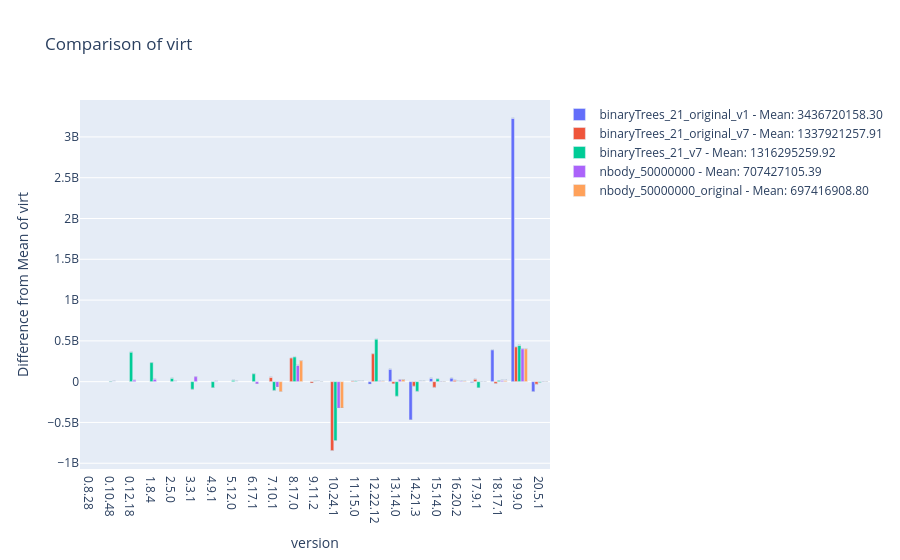

Notebook source saved alongside this figure:
### Code cell
language = "js"
x_data = "version"
y_data = "virt"
color_data = "path"
type = "barTop"
diff = True

df = from_CSVfiles("top", norm=False)


if type == "barTop": df = df.groupby([x_data,color_data], sort=False)[[y_data]].mean().reset_index()
if type == "lineTop": df = df.groupby([x_data,color_data], sort=False)[[y_data]].mean().reset_index()

mean_per_program = df.groupby(color_data)[y_data].mean()
max_per_program = df.groupby(color_data)[y_data].idxmax()
max_energy_df = df.loc[max_per_program, [color_data, x_data, y_data]]
display(max_energy_df)
min_per_program = df.groupby(color_data)[y_data].idxmin()
min_energy_df = df.loc[min_per_program, [color_data, x_data, y_data]]
display(min_energy_df)
df['DifferenceFromMean'] = df.apply(lambda row: row[y_data] - mean_per_program[row[color_data]], axis=1)

# Create grouped bar traces for each program
bar_traces = []
for program in df[color_data].unique():
    program_df = df[df[color_data] == program]
    mean = mean_per_program[program]
    program_df['Difference'] = program_df[y_data].diff()
    program_df['Percentage_Difference'] = program_df[y_data].pct_change()*100
    program_df['Percentage_DifferenceFromMean'] = program_df.apply(lambda row: 0 if (mean == 0) else 100 * (row["DifferenceFromMean"] / mean), axis=1)
    hover_texts = [custom_hover(program, x, y, mean, diff, percent_diff) for x, y, diff, percent_diff in zip(program_df[x_data], program_df['DifferenceFromMean'],program_df['Difference'],program_df['Percentage_Difference'])]
    if diff:
        min = program_df[program_df['Difference'] == program_df['Difference'].min()]
        max = program_df[program_df['Difference'] == program_df['Difference'].max()]
        bar_trace = go.Bar(x=program_df[x_data], y=program_df['Difference'],
                            name=f'{program} - Mean: { format(mean_per_program[program], ".2f")}',
                            hovertemplate=hover_texts,
                            text=program_df["Percentage_Difference"])
    else:
        min = program_df[program_df['DifferenceFromMean'] == program_df['DifferenceFromMean'].min()]
        max = program_df[program_df['DifferenceFromMean'] == program_df['DifferenceFromMean'].max()]
        bar_trace = go.Bar(x=program_df[x_data], y=program_df['DifferenceFromMean'],
                           name=f'{program} - Mean: { format(mean_per_program[program], ".2f")}',
                           hovertemplate=hover_texts,
                           text=program_df["Percentage_DifferenceFromMean"])
    
    bar_traces.append(bar_trace)
    # bar_traces.append(median_trace)

layout = go.Layout(title='Comparison of ' + y_data,
                       xaxis=dict(title=x_data),
                       yaxis=dict(title='Difference from Mean of ' + y_data, zeroline=False))
        
fig = go.Figure(data=bar_traces, layout=layout)
if language == 'js': fig.update_xaxes(categoryorder='array', categoryarray= ['0.8.28', '0.10.48', '0.12.18', '1.8.4', '2.5.0', '3.3.1', '4.9.1', '5.12.0', '6.17.1', '7.10.1', '8.17.0', '9.11.2', '10.24.1', '11.15.0', '12.22.12', '13.14.0', '14.21.3', '15.14.0', '16.20.2', '17.9.1', '18.17.1', '19.9.0', '20.5.1'])

# for _, row in max_energy_df.iterrows():
#     fig.add_annotation(
#         text=f"Max: {row[y_data]} ({row[color_data]} {row[x_data]})",
#         x=row[x_data],
#         y=row[y_data],
#     )

fig.show()

### Figure 1 — Plotly figure (JSON) as saved in the notebook; plotly's stock layout.template omitted (floating-point values rounded to 4 significant figures)
{"data": [{"hovertemplate": ["Version: 11.15.0<br>Program: binaryTrees_21_original_v1<br><b><i>Percentage Difference:</i> nan%</b><br>Difference: nan<br><b><i>Percentage Difference from Mean:</i> -16.18%</b><br>Difference From Mean: -556072045.07<br>Mean: 3436720158.30<br>", "Version: 12.22.12<br>Program: binaryTrees_21_original_v1<br><b><i>Percentage Difference:</i> -1.04%</b><br>Difference: -29923249.23<br><b><i>Percentage Difference from Mean:</i> -17.05%</b><br>Difference From Mean: -585995294.30<br>Mean: 3436720158.30<br>", "Version: 13.14.0<br>Program: binaryTrees_21_original_v1<br><b><i>Percentage Difference:</i> 5.26%</b><br>Difference: 150078805.33<br><b><i>Percentage Difference from Mean:</i> -12.68%</b><br>Difference From Mean: -435916488.97<br>Mean: 3436720158.30<br>", "Version: 14.21.3<br>Program: binaryTrees_21_original_v1<br><b><i>Percentage Difference:</i> -15.58%</b><br>Difference: -467534165.33<br><b><i>Percentage Difference from Mean:</i> -26.29%</b><br>Difference From Mean: -903450654.30<br>Mean: 3436720158.30<br>", "Version: 15.14.0<br>Program: binaryTrees_21_original_v1<br><b><i>Percentage Difference:</i> 1.53%</b><br>Difference: 38638498.91<br><b><i>Percentage Difference from Mean:</i> -25.16%</b><br>Difference From Mean: -864812155.39<br>Mean: 3436720158.30<br>", "Version: 16.20.2<br>Program: binaryTrees_21_original_v1<br><b><i>Percentage Difference:</i> 1.63%</b><br>Difference: 41917711.18<br><b><i>Percentage Difference from Mean:</i> -23.94%</b><br>Difference From Mean: -822894444.22<br>Mean: 3436720158.30<br>", "Version: 17.9.1<br>Program: binaryTrees_21_original_v1<br><b><i>Percentage Difference:</i> -0.35%</b><br>Difference: -9110750.61<br><b><i>Percentage Difference from Mean:</i> -24.21%</b><br>Difference From Mean: -832005194.83<br>Mean: 3436720158.30<br>", "Version: 18.17.1<br>Program: binaryTrees_21_original_v1<br><b><i>Percentage Difference:</i> 14.92%</b><br>Difference: 388696449.86<br><b><i>Percentage Difference from Mean:</i> -12.90%</b><br>Difference From Mean: -443308744.97<br>Mean: 3436720158.30<br>", "Version: 19.9.0<br>Program: binaryTrees_21_original_v1<br><b><i>Percentage Difference:</i> 107.78%</b><br>Difference: 3226324650.67<br><b><i>Percentage Difference from Mean:</i> 80.98%</b><br>Difference From Mean: 2783015905.70<br>Mean: 3436720158.30<br>", "Version: 20.5.1<br>Program: binaryTrees_21_original_v1<br><b><i>Percentage Difference:</i> -1.95%</b><br>Difference: -121576789.33<br><b><i>Percentage Difference from Mean:</i> 77.44%</b><br>Difference From Mean: 2661439116.36<br>Mean: 3436720158.30<br>"], "name": "binaryTrees_21_original_v1 - Mean: 3436720158.30", "text": [null, -1.039, 5.265, -15.58, 1.525, 1.63, -0.3486, 14.92, 107.8, -1.955], "type": "bar", "x": ["11.15.0", "12.22.12", "13.14.0", "14.21.3", "15.14.0", "16.20.2", "17.9.1", "18.17.1", "19.9.0", "20.5.1"], "y": [null, -29920000.0, 150100000.0, -467500000.0, 38640000.0, 41920000.0, -9111000.0, 388700000.0, 3226000000.0, -121600000.0]}, {"hovertemplate": ["Version: 6.17.1<br>Program: binaryTrees_21_original_v7<br><b><i>Percentage Difference:</i> nan%</b><br>Difference: nan<br><b><i>Percentage Difference from Mean:</i> 9.59%</b><br>Difference From Mean: 128352078.97<br>Mean: 1337921257.91<br>", "Version: 7.10.1<br>Program: binaryTrees_21_original_v7<br><b><i>Percentage Difference:</i> 3.45%</b><br>Difference: 50546915.56<br><b><i>Percentage Difference from Mean:</i> 13.37%</b><br>Difference From Mean: 178898994.53<br>Mean: 1337921257.91<br>", "Version: 8.17.0<br>Program: binaryTrees_21_original_v7<br><b><i>Percentage Difference:</i> 19.10%</b><br>Difference: 289742714.14<br><b><i>Percentage Difference from Mean:</i> 35.03%</b><br>Difference From Mean: 468641708.67<br>Mean: 1337921257.91<br>", "Version: 9.11.2<br>Program: binaryTrees_21_original_v7<br><b><i>Percentage Difference:</i> -0.94%</b><br>Difference: -16935273.41<br><b><i>Percentage Difference from Mean:</i> 33.76%</b><br>Difference From Mean: 451706435.26<br>Mean: 1337921257.91<br>", "Version: 10.24.1<br>Program: binaryTrees_21_original_v7<br><b><i>Percentage Difference:</i> -47.19%</b><br>Difference: -844493522.82<br><b><i>Percentage Difference from Mean:</i> -29.36%</b><br>Difference From Mean: -392787087.56<br>Mean: 1337921257.91<br>", "Version: 11.15.0<br>Program: binaryTrees_21_original_v7<br><b><i>Percentage Difference:</i> 0.83%</b><br>Difference: 7854682.35<br><b><i>Percentage Difference from Mean:</i> -28.77%</b><br>Difference From Mean: -384932405.21<br>Mean: 1337921257.91<br>", "Version: 12.22.12<br>Program: binaryTrees_21_original_v7<br><b><i>Percentage Difference:</i> 35.82%</b><br>Difference: 341341295.87<br><b><i>Percentage Difference from Mean:</i> -3.26%</b><br>Difference From Mean: -43591109.34<br>Mean: 1337921257.91<br>", "Version: 13.14.0<br>Program: binaryTrees_21_original_v7<br><b><i>Percentage Difference:</i> -1.97%</b><br>Difference: -25515739.43<br><b><i>Percentage Difference from Mean:</i> -5.17%</b><br>Difference From Mean: -69106848.77<br>Mean: 1337921257.91<br>", "Version: 14.21.3<br>Program: binaryTrees_21_original_v7<br><b><i>Percentage Difference:</i> -4.33%</b><br>Difference: -54953340.34<br><b><i>Percentage Difference from Mean:</i> -9.27%</b><br>Difference From Mean: -124060189.11<br>Mean: 1337921257.91<br>", "Version: 15.14.0<br>Program: binaryTrees_21_original_v7<br><b><i>Percentage Difference:</i> -5.69%</b><br>Difference: -69040186.51<br><b><i>Percentage Difference from Mean:</i> -14.43%</b><br>Difference From Mean: -193100375.63<br>Mean: 1337921257.91<br>", "Version: 16.20.2<br>Program: binaryTrees_21_original_v7<br><b><i>Percentage Difference:</i> 1.35%</b><br>Difference: 15432930.08<br><b><i>Percentage Difference from Mean:</i> -13.28%</b><br>Difference From Mean: -177667445.55<br>Mean: 1337921257.91<br>", "Version: 17.9.1<br>Program: binaryTrees_21_original_v7<br><b><i>Percentage Difference:</i> 2.45%</b><br>Difference: 28464156.33<br><b><i>Percentage Difference from Mean:</i> -11.15%</b><br>Difference From Mean: -149203289.22<br>Mean: 1337921257.91<br>", "Version: 18.17.1<br>Program: binaryTrees_21_original_v7<br><b><i>Percentage Difference:</i> -1.85%</b><br>Difference: -21959218.38<br><b><i>Percentage Difference from Mean:</i> -12.79%</b><br>Difference From Mean: -171162507.60<br>Mean: 1337921257.91<br>", "Version: 19.9.0<br>Program: binaryTrees_21_original_v7<br><b><i>Percentage Difference:</i> 36.46%</b><br>Difference: 425374003.97<br><b><i>Percentage Difference from Mean:</i> 19.00%</b><br>Difference From Mean: 254211496.37<br>Mean: 1337921257.91<br>", "Version: 20.5.1<br>Program: binaryTrees_21_original_v7<br><b><i>Percentage Difference:</i> -1.91%</b><br>Difference: -30410952.18<br><b><i>Percentage Difference from Mean:</i> 16.73%</b><br>Difference From Mean: 223800544.19<br>Mean: 1337921257.91<br>"], "name": "binaryTrees_21_original_v7 - Mean: 1337921257.91", "text": [null, 3.447, 19.1, -0.9374, -47.19, 0.8311, 35.82, -1.971, -4.331, -5.688, 1.348, 2.453, -1.847, 36.46, -1.91], "type": "bar", "x": ["6.17.1", "7.10.1", "8.17.0", "9.11.2", "10.24.1", "11.15.0", "12.22.12", "13.14.0", "14.21.3", "15.14.0", "16.20.2", "17.9.1", "18.17.1", "19.9.0", "20.5.1"], "y": [null, 50550000.0, 289700000.0, -16940000.0, -844500000.0, 7855000.0, 341300000.0, -25520000.0, -54950000.0, -69040000.0, 15430000.0, 28460000.0, -21960000.0, 425400000.0, -30410000.0]}, {"hovertemplate": ["Version: 0.8.28<br>Program: binaryTrees_21_v7<br><b><i>Percentage Difference:</i> nan%</b><br>Difference: nan<br><b><i>Percentage Difference from Mean:</i> -31.33%</b><br>Difference From Mean: -412438700.76<br>Mean: 1316295259.92<br>", "Version: 0.10.48<br>Program: binaryTrees_21_v7<br><b><i>Percentage Difference:</i> -0.54%</b><br>Difference: -4868234.59<br><b><i>Percentage Difference from Mean:</i> -31.70%</b><br>Difference From Mean: -417306935.35<br>Mean: 1316295259.92<br>", "Version: 0.12.18<br>Program: binaryTrees_21_v7<br><b><i>Percentage Difference:</i> 40.05%</b><br>Difference: 360039508.69<br><b><i>Percentage Difference from Mean:</i> -4.35%</b><br>Difference From Mean: -57267426.66<br>Mean: 1316295259.92<br>", "Version: 1.8.4<br>Program: binaryTrees_21_v7<br><b><i>Percentage Difference:</i> 18.52%</b><br>Difference: 233192673.09<br><b><i>Percentage Difference from Mean:</i> 13.37%</b><br>Difference From Mean: 175925246.43<br>Mean: 1316295259.92<br>", "Version: 2.5.0<br>Program: binaryTrees_21_v7<br><b><i>Percentage Difference:</i> 2.66%</b><br>Difference: 39676120.85<br><b><i>Percentage Difference from Mean:</i> 16.38%</b><br>Difference From Mean: 215601367.28<br>Mean: 1316295259.92<br>", "Version: 3.3.1<br>Program: binaryTrees_21_v7<br><b><i>Percentage Difference:</i> -6.08%</b><br>Difference: -93151404.46<br><b><i>Percentage Difference from Mean:</i> 9.30%</b><br>Difference From Mean: 122449962.82<br>Mean: 1316295259.92<br>", "Version: 4.9.1<br>Program: binaryTrees_21_v7<br><b><i>Percentage Difference:</i> -5.14%</b><br>Difference: -73915858.03<br><b><i>Percentage Difference from Mean:</i> 3.69%</b><br>Difference From Mean: 48534104.78<br>Mean: 1316295259.92<br>", "Version: 5.12.0<br>Program: binaryTrees_21_v7<br><b><i>Percentage Difference:</i> 1.13%</b><br>Difference: 15445052.24<br><b><i>Percentage Difference from Mean:</i> 4.86%</b><br>Difference From Mean: 63979157.02<br>Mean: 1316295259.92<br>", "Version: 6.17.1<br>Program: binaryTrees_21_v7<br><b><i>Percentage Difference:</i> 6.96%</b><br>Difference: 96004992.84<br><b><i>Percentage Difference from Mean:</i> 12.15%</b><br>Difference From Mean: 159984149.86<br>Mean: 1316295259.92<br>", "Version: 7.10.1<br>Program: binaryTrees_21_v7<br><b><i>Percentage Difference:</i> -7.25%</b><br>Difference: -107014826.67<br><b><i>Percentage Difference from Mean:</i> 4.02%</b><br>Difference From Mean: 52969323.19<br>Mean: 1316295259.92<br>", "Version: 8.17.0<br>Program: binaryTrees_21_v7<br><b><i>Percentage Difference:</i> 22.07%</b><br>Difference: 302173511.95<br><b><i>Percentage Difference from Mean:</i> 26.98%</b><br>Difference From Mean: 355142835.14<br>Mean: 1316295259.92<br>", "Version: 9.11.2<br>Program: binaryTrees_21_v7<br><b><i>Percentage Difference:</i> 0.17%</b><br>Difference: 2833468.24<br><b><i>Percentage Difference from Mean:</i> 27.20%</b><br>Difference From Mean: 357976303.37<br>Mean: 1316295259.92<br>", "Version: 10.24.1<br>Program: binaryTrees_21_v7<br><b><i>Percentage Difference:</i> -43.13%</b><br>Difference: -722030667.29<br><b><i>Percentage Difference from Mean:</i> -27.66%</b><br>Difference From Mean: -364054363.92<br>Mean: 1316295259.92<br>", "Version: 11.15.0<br>Program: binaryTrees_21_v7<br><b><i>Percentage Difference:</i> 0.76%</b><br>Difference: 7231175.11<br><b><i>Percentage Difference from Mean:</i> -27.11%</b><br>Difference From Mean: -356823188.81<br>Mean: 1316295259.92<br>", "Version: 12.22.12<br>Program: binaryTrees_21_v7<br><b><i>Percentage Difference:</i> 54.21%</b><br>Difference: 520137477.69<br><b><i>Percentage Difference from Mean:</i> 12.41%</b><br>Difference From Mean: 163314288.88<br>Mean: 1316295259.92<br>", "Version: 13.14.0<br>Program: binaryTrees_21_v7<br><b><i>Percentage Difference:</i> -12.04%</b><br>Difference: -178111400.23<br><b><i>Percentage Difference from Mean:</i> -1.12%</b><br>Difference From Mean: -14797111.35<br>Mean: 1316295259.92<br>", "Version: 14.21.3<br>Program: binaryTrees_21_v7<br><b><i>Percentage Difference:</i> -9.03%</b><br>Difference: -117552274.29<br><b><i>Percentage Difference from Mean:</i> -10.05%</b><br>Difference From Mean: -132349385.64<br>Mean: 1316295259.92<br>", "Version: 15.14.0<br>Program: binaryTrees_21_v7<br><b><i>Percentage Difference:</i> 2.88%</b><br>Difference: 34067495.90<br><b><i>Percentage Difference from Mean:</i> -7.47%</b><br>Difference From Mean: -98281889.74<br>Mean: 1316295259.92<br>", "Version: 16.20.2<br>Program: binaryTrees_21_v7<br><b><i>Percentage Difference:</i> 0.23%</b><br>Difference: 2747671.27<br><b><i>Percentage Difference from Mean:</i> -7.26%</b><br>Difference From Mean: -95534218.47<br>Mean: 1316295259.92<br>", "Version: 17.9.1<br>Program: binaryTrees_21_v7<br><b><i>Percentage Difference:</i> -6.12%</b><br>Difference: -74704871.72<br><b><i>Percentage Difference from Mean:</i> -12.93%</b><br>Difference From Mean: -170239090.18<br>Mean: 1316295259.92<br>", "Version: 18.17.1<br>Program: binaryTrees_21_v7<br><b><i>Percentage Difference:</i> 1.11%</b><br>Difference: 12698543.86<br><b><i>Percentage Difference from Mean:</i> -11.97%</b><br>Difference From Mean: -157540546.32<br>Mean: 1316295259.92<br>", "Version: 19.9.0<br>Program: binaryTrees_21_v7<br><b><i>Percentage Difference:</i> 38.21%</b><br>Difference: 442705022.78<br><b><i>Percentage Difference from Mean:</i> 21.66%</b><br>Difference From Mean: 285164476.46<br>Mean: 1316295259.92<br>", "Version: 20.5.1<br>Program: binaryTrees_21_v7<br><b><i>Percentage Difference:</i> -0.60%</b><br>Difference: -9572834.49<br><b><i>Percentage Difference from Mean:</i> 20.94%</b><br>Difference From Mean: 275591641.97<br>Mean: 1316295259.92<br>"], "name": "binaryTrees_21_v7 - Mean: 1316295259.92", "text": [null, -0.5386, 40.05, 18.52, 2.659, -6.081, -5.138, 1.132, 6.956, -7.249, 22.07, 0.1695, -43.13, 0.7594, 54.21, -12.04, -9.032, 2.877, 0.2256, -6.12, 1.108, 38.21, -0.5978], "type": "bar", "x": ["0.8.28", "0.10.48", "0.12.18", "1.8.4", "2.5.0", "3.3.1", "4.9.1", "5.12.0", "6.17.1", "7.10.1", "8.17.0", "9.11.2", "10.24.1", "11.15.0", "12.22.12", "13.14.0", "14.21.3", "15.14.0", "16.20.2", "17.9.1", "18.17.1", "19.9.0", "20.5.1"], "y": [null, -4868000.0, 360000000.0, 233200000.0, 39680000.0, -93150000.0, -73920000.0, 15450000.0, 96000000.0, -107000000.0, 302200000.0, 2833000.0, -722000000.0, 7231000.0, 520100000.0, -178100000.0, -117600000.0, 34070000.0, 2748000.0, -74700000.0, 12700000.0, 442700000.0, -9573000.0]}, {"hovertemplate": ["Version: 0.8.28<br>Program: nbody_50000000<br><b><i>Percentage Difference:</i> nan%</b><br>Difference: nan<br><b><i>Percentage Difference from Mean:</i> -6.74%</b><br>Difference From Mean: -47668001.39<br>Mean: 707427105.39<br>", "Version: 0.10.48<br>Program: nbody_50000000<br><b><i>Percentage Difference:</i> 0.20%</b><br>Difference: 1327104.00<br><b><i>Percentage Difference from Mean:</i> -6.55%</b><br>Difference From Mean: -46340897.39<br>Mean: 707427105.39<br>", "Version: 0.12.18<br>Program: nbody_50000000<br><b><i>Percentage Difference:</i> 2.84%</b><br>Difference: 18796544.00<br><b><i>Percentage Difference from Mean:</i> -3.89%</b><br>Difference From Mean: -27544353.39<br>Mean: 707427105.39<br>", "Version: 1.8.4<br>Program: nbody_50000000<br><b><i>Percentage Difference:</i> 4.21%</b><br>Difference: 28626944.00<br><b><i>Percentage Difference from Mean:</i> 0.15%</b><br>Difference From Mean: 1082590.61<br>Mean: 707427105.39<br>", "Version: 2.5.0<br>Program: nbody_50000000<br><b><i>Percentage Difference:</i> 0.39%</b><br>Difference: 2772992.00<br><b><i>Percentage Difference from Mean:</i> 0.55%</b><br>Difference From Mean: 3855582.61<br>Mean: 707427105.39<br>", "Version: 3.3.1<br>Program: nbody_50000000<br><b><i>Percentage Difference:</i> 8.62%</b><br>Difference: 61300736.00<br><b><i>Percentage Difference from Mean:</i> 9.21%</b><br>Difference From Mean: 65156318.61<br>Mean: 707427105.39<br>", "Version: 4.9.1<br>Program: nbody_50000000<br><b><i>Percentage Difference:</i> 0.63%</b><br>Difference: 4878336.00<br><b><i>Percentage Difference from Mean:</i> 9.90%</b><br>Difference From Mean: 70034654.61<br>Mean: 707427105.39<br>", "Version: 5.12.0<br>Program: nbody_50000000<br><b><i>Percentage Difference:</i> 0.14%</b><br>Difference: 1052672.00<br><b><i>Percentage Difference from Mean:</i> 10.05%</b><br>Difference From Mean: 71087326.61<br>Mean: 707427105.39<br>", "Version: 6.17.1<br>Program: nbody_50000000<br><b><i>Percentage Difference:</i> -3.46%</b><br>Difference: -26923008.00<br><b><i>Percentage Difference from Mean:</i> 6.24%</b><br>Difference From Mean: 44164318.61<br>Mean: 707427105.39<br>", "Version: 7.10.1<br>Program: nbody_50000000<br><b><i>Percentage Difference:</i> -8.72%</b><br>Difference: -65548288.00<br><b><i>Percentage Difference from Mean:</i> -3.02%</b><br>Difference From Mean: -21383969.39<br>Mean: 707427105.39<br>", "Version: 8.17.0<br>Program: nbody_50000000<br><b><i>Percentage Difference:</i> 28.91%</b><br>Difference: 198344704.00<br><b><i>Percentage Difference from Mean:</i> 25.01%</b><br>Difference From Mean: 176960734.61<br>Mean: 707427105.39<br>", "Version: 9.11.2<br>Program: nbody_50000000<br><b><i>Percentage Difference:</i> 0.12%</b><br>Difference: 1093632.00<br><b><i>Percentage Difference from Mean:</i> 25.17%</b><br>Difference From Mean: 178054366.61<br>Mean: 707427105.39<br>", "Version: 10.24.1<br>Program: nbody_50000000<br><b><i>Percentage Difference:</i> -36.54%</b><br>Difference: -323584000.00<br><b><i>Percentage Difference from Mean:</i> -20.57%</b><br>Difference From Mean: -145529633.39<br>Mean: 707427105.39<br>", "Version: 11.15.0<br>Program: nbody_50000000<br><b><i>Percentage Difference:</i> 0.16%</b><br>Difference: 925696.00<br><b><i>Percentage Difference from Mean:</i> -20.44%</b><br>Difference From Mean: -144603937.39<br>Mean: 707427105.39<br>", "Version: 12.22.12<br>Program: nbody_50000000<br><b><i>Percentage Difference:</i> 1.10%</b><br>Difference: 6217728.00<br><b><i>Percentage Difference from Mean:</i> -19.56%</b><br>Difference From Mean: -138386209.39<br>Mean: 707427105.39<br>", "Version: 13.14.0<br>Program: nbody_50000000<br><b><i>Percentage Difference:</i> 4.28%</b><br>Difference: 24350720.00<br><b><i>Percentage Difference from Mean:</i> -16.12%</b><br>Difference From Mean: -114035489.39<br>Mean: 707427105.39<br>", "Version: 14.21.3<br>Program: nbody_50000000<br><b><i>Percentage Difference:</i> 0.35%</b><br>Difference: 2068480.00<br><b><i>Percentage Difference from Mean:</i> -15.83%</b><br>Difference From Mean: -111967009.39<br>Mean: 707427105.39<br>", "Version: 15.14.0<br>Program: nbody_50000000<br><b><i>Percentage Difference:</i> -0.42%</b><br>Difference: -2502656.00<br><b><i>Percentage Difference from Mean:</i> -16.18%</b><br>Difference From Mean: -114469665.39<br>Mean: 707427105.39<br>", "Version: 16.20.2<br>Program: nbody_50000000<br><b><i>Percentage Difference:</i> 1.19%</b><br>Difference: 7053312.00<br><b><i>Percentage Difference from Mean:</i> -15.18%</b><br>Difference From Mean: -107416353.39<br>Mean: 707427105.39<br>", "Version: 17.9.1<br>Program: nbody_50000000<br><b><i>Percentage Difference:</i> -0.08%</b><br>Difference: -483328.00<br><b><i>Percentage Difference from Mean:</i> -15.25%</b><br>Difference From Mean: -107899681.39<br>Mean: 707427105.39<br>", "Version: 18.17.1<br>Program: nbody_50000000<br><b><i>Percentage Difference:</i> 2.18%</b><br>Difference: 13086720.00<br><b><i>Percentage Difference from Mean:</i> -13.40%</b><br>Difference From Mean: -94812961.39<br>Mean: 707427105.39<br>", "Version: 19.9.0<br>Program: nbody_50000000<br><b><i>Percentage Difference:</i> 65.56%</b><br>Difference: 401649664.00<br><b><i>Percentage Difference from Mean:</i> 43.37%</b><br>Difference From Mean: 306836702.61<br>Mean: 707427105.39<br>", "Version: 20.5.1<br>Program: nbody_50000000<br><b><i>Percentage Difference:</i> -0.20%</b><br>Difference: -2011136.00<br><b><i>Percentage Difference from Mean:</i> 43.09%</b><br>Difference From Mean: 304825566.61<br>Mean: 707427105.39<br>"], "name": "nbody_50000000 - Mean: 707427105.39", "text": [null, 0.2011, 2.843, 4.211, 0.3914, 8.618, 0.6314, 0.1354, -3.458, -8.721, 28.91, 0.1237, -36.54, 0.1647, 1.105, 4.279, 0.3486, -0.4203, 1.19, -0.08055, 2.183, 65.56, -0.1983], "type": "bar", "x": ["0.8.28", "0.10.48", "0.12.18", "1.8.4", "2.5.0", "3.3.1", "4.9.1", "5.12.0", "6.17.1", "7.10.1", "8.17.0", "9.11.2", "10.24.1", "11.15.0", "12.22.12", "13.14.0", "14.21.3", "15.14.0", "16.20.2", "17.9.1", "18.17.1", "19.9.0", "20.5.1"], "y": [null, 1327104, 18796544, 28626944, 2772992, 61300736, 4878336, 1052672, -26923008, -65548288, 198344704, 1093632, -323584000, 925696, 6217728, 24350720, 2068480, -2502656, 7053312, -483328, 13086720, 401649664, -2011136]}, {"hovertemplate": ["Version: 6.17.1<br>Program: nbody_50000000_original<br><b><i>Percentage Difference:</i> nan%</b><br>Difference: nan<br><b><i>Percentage Difference from Mean:</i> 7.53%</b><br>Difference From Mean: 52540211.20<br>Mean: 697416908.80<br>", "Version: 7.10.1<br>Program: nbody_50000000_original<br><b><i>Percentage Difference:</i> -16.32%</b><br>Difference: -122404864.00<br><b><i>Percentage Difference from Mean:</i> -10.02%</b><br>Difference From Mean: -69864652.80<br>Mean: 697416908.80<br>", "Version: 8.17.0<br>Program: nbody_50000000_original<br><b><i>Percentage Difference:</i> 40.93%</b><br>Difference: 256872448.00<br><b><i>Percentage Difference from Mean:</i> 26.81%</b><br>Difference From Mean: 187007795.20<br>Mean: 697416908.80<br>", "Version: 9.11.2<br>Program: nbody_50000000_original<br><b><i>Percentage Difference:</i> 0.06%</b><br>Difference: 552960.00<br><b><i>Percentage Difference from Mean:</i> 26.89%</b><br>Difference From Mean: 187560755.20<br>Mean: 697416908.80<br>", "Version: 10.24.1<br>Program: nbody_50000000_original<br><b><i>Percentage Difference:</i> -36.51%</b><br>Difference: -323100672.00<br><b><i>Percentage Difference from Mean:</i> -19.43%</b><br>Difference From Mean: -135539916.80<br>Mean: 697416908.80<br>", "Version: 11.15.0<br>Program: nbody_50000000_original<br><b><i>Percentage Difference:</i> 0.16%</b><br>Difference: 909312.00<br><b><i>Percentage Difference from Mean:</i> -19.30%</b><br>Difference From Mean: -134630604.80<br>Mean: 697416908.80<br>", "Version: 12.22.12<br>Program: nbody_50000000_original<br><b><i>Percentage Difference:</i> 1.11%</b><br>Difference: 6254592.00<br><b><i>Percentage Difference from Mean:</i> -18.41%</b><br>Difference From Mean: -128376012.80<br>Mean: 697416908.80<br>", "Version: 13.14.0<br>Program: nbody_50000000_original<br><b><i>Percentage Difference:</i> 4.33%</b><br>Difference: 24662016.00<br><b><i>Percentage Difference from Mean:</i> -14.87%</b><br>Difference From Mean: -103713996.80<br>Mean: 697416908.80<br>", "Version: 14.21.3<br>Program: nbody_50000000_original<br><b><i>Percentage Difference:</i> 0.27%</b><br>Difference: 1589248.00<br><b><i>Percentage Difference from Mean:</i> -14.64%</b><br>Difference From Mean: -102124748.80<br>Mean: 697416908.80<br>", "Version: 15.14.0<br>Program: nbody_50000000_original<br><b><i>Percentage Difference:</i> -0.39%</b><br>Difference: -2306048.00<br><b><i>Percentage Difference from Mean:</i> -14.97%</b><br>Difference From Mean: -104430796.80<br>Mean: 697416908.80<br>", "Version: 16.20.2<br>Program: nbody_50000000_original<br><b><i>Percentage Difference:</i> 1.19%</b><br>Difference: 7045120.00<br><b><i>Percentage Difference from Mean:</i> -13.96%</b><br>Difference From Mean: -97385676.80<br>Mean: 697416908.80<br>", "Version: 17.9.1<br>Program: nbody_50000000_original<br><b><i>Percentage Difference:</i> -0.09%</b><br>Difference: -540672.00<br><b><i>Percentage Difference from Mean:</i> -14.04%</b><br>Difference From Mean: -97926348.80<br>Mean: 697416908.80<br>", "Version: 18.17.1<br>Program: nbody_50000000_original<br><b><i>Percentage Difference:</i> 2.22%</b><br>Difference: 13295616.00<br><b><i>Percentage Difference from Mean:</i> -12.13%</b><br>Difference From Mean: -84630732.80<br>Mean: 697416908.80<br>", "Version: 19.9.0<br>Program: nbody_50000000_original<br><b><i>Percentage Difference:</i> 65.49%</b><br>Difference: 401309696.00<br><b><i>Percentage Difference from Mean:</i> 45.41%</b><br>Difference From Mean: 316678963.20<br>Mean: 697416908.80<br>", "Version: 20.5.1<br>Program: nbody_50000000_original<br><b><i>Percentage Difference:</i> -0.18%</b><br>Difference: -1843200.00<br><b><i>Percentage Difference from Mean:</i> 45.14%</b><br>Difference From Mean: 314835763.20<br>Mean: 697416908.80<br>"], "name": "nbody_50000000_original - Mean: 697416908.80", "text": [null, -16.32, 40.93, 0.06252, -36.51, 0.1618, 1.111, 4.334, 0.2677, -0.3874, 1.188, -0.09011, 2.218, 65.49, -0.1818], "type": "bar", "x": ["6.17.1", "7.10.1", "8.17.0", "9.11.2", "10.24.1", "11.15.0", "12.22.12", "13.14.0", "14.21.3", "15.14.0", "16.20.2", "17.9.1", "18.17.1", "19.9.0", "20.5.1"], "y": [null, -122404864, 256872448, 552960, -323100672, 909312, 6254592, 24662016, 1589248, -2306048, 7045120, -540672, 13295616, 401309696, -1843200]}], "layout": {"title": {"text": "Comparison of virt"}, "xaxis": {"categoryarray": ["0.8.28", "0.10.48", "0.12.18", "1.8.4", "2.5.0", "3.3.1", "4.9.1", "5.12.0", "6.17.1", "7.10.1", "8.17.0", "9.11.2", "10.24.1", "11.15.0", "12.22.12", "13.14.0", "14.21.3", "15.14.0", "16.20.2", "17.9.1", "18.17.1", "19.9.0", "20.5.1"], "categoryorder": "array", "title": {"text": "version"}}, "yaxis": {"title": {"text": "Difference from Mean of virt"}, "zeroline": false}}}
